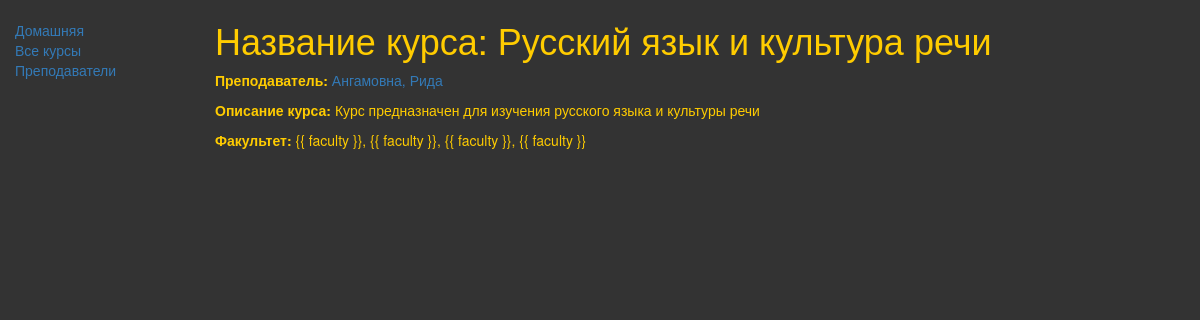
Screenshot of /firstapp/course/3 with the database file from the repository.
### firstapp/models.py (models this page shows, shortened)
class course(models.Model):
    title = models.CharField(max_length=200)
    teacher = models.ForeignKey('Teacher', on_delete=models.SET_NULL, null=True)
    summary = models.TextField(max_length=1000, help_text="Введите описание учебного курса")
    faculty = models.ManyToManyField(faculty, help_text="Выберете факультет")
    def display_faculty(self):
           return ','.join([ faculty.name for  faculty in self.faculty.all() [:3] ])
    display_faculty.short_description = 'Faculty'

class teacher(models.Model):
    first_name = models.CharField(max_length=100)
    last_name = models.CharField(max_length=100)
    date_of_birth = models.DateField(null=True, blank=True)
    def __str__(self):
        return '%s, %s' % (self.last_name, self.first_name)

class faculty(models.Model):
    name = models.CharField(max_length=200, help_text="Введите наименование факультета")

### firstapp/views.py (the view)
# urls.py: url(r'^course/(?P<pk>\d+)$', views.courseDetailView.as_view(), name='данные о курсе'),
class courseDetailView(generic.DetailView):
    model = course

### firstapp/templates/firstapp/course_detail.html (shortened to what this page needs)
{% extends "base_generic.html" %}
{% block content %}
<h1>Название курса: {{ course.title }}</h1>
<p><strong>Преподаватель:</strong> <a href="">{{ course.teacher }}</a></p>
<p><strong>Описание курса:</strong> {{ course.summary }}</p>
<p><strong>Факультет:</strong> {% for faculty in course.faculty.all %} {{ faculty
}}{% if not forloop.last %}, {% endif %}{% endfor %}</p>
{% endblock %}

### rows the page displays
course: title "Русский язык и культура речи", teacher "Ангамовна, Рида", summary "Курс предназначен для изучения русского языка и культуры речи"
